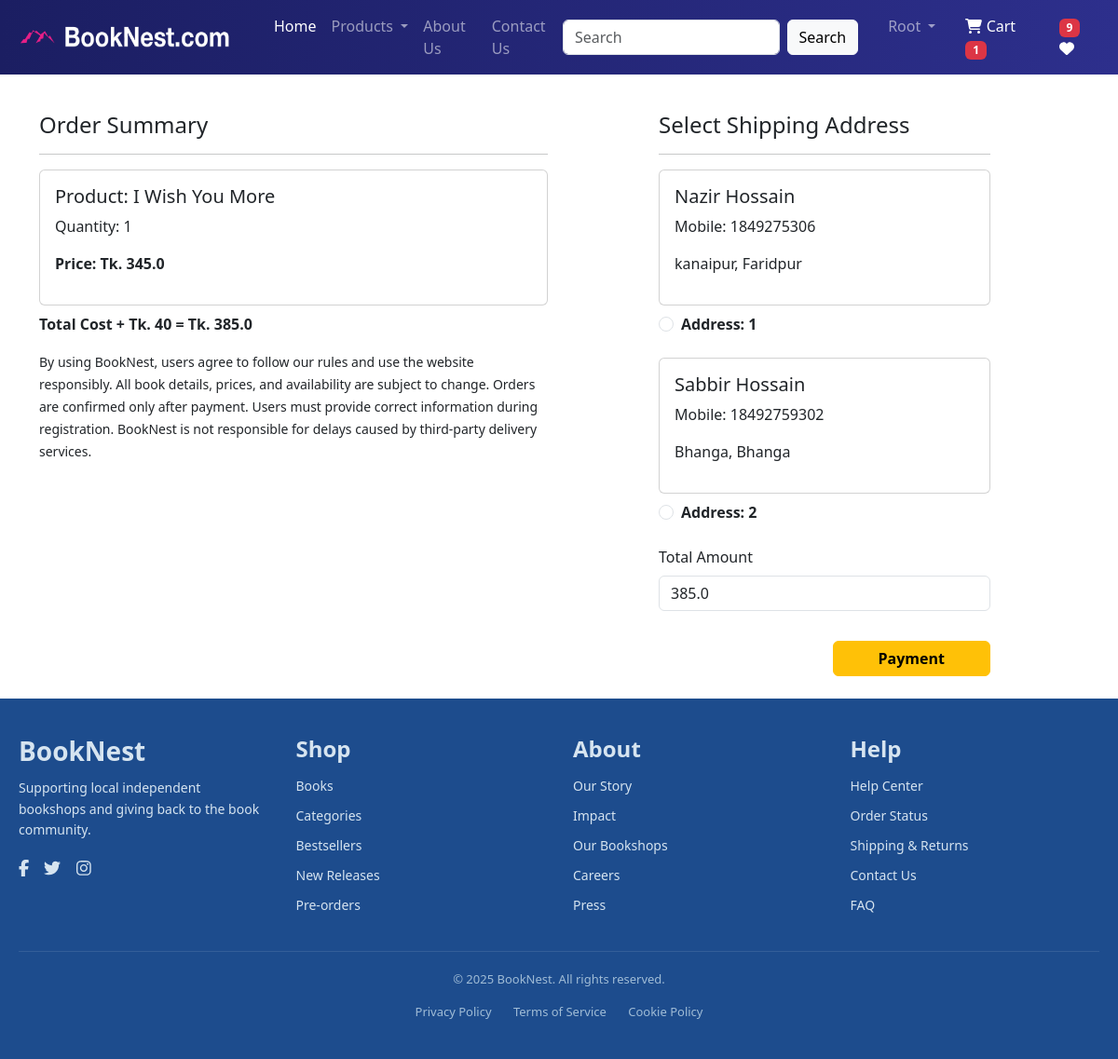
/checkout/ (signed in), run on an earlier commit of the app's database.
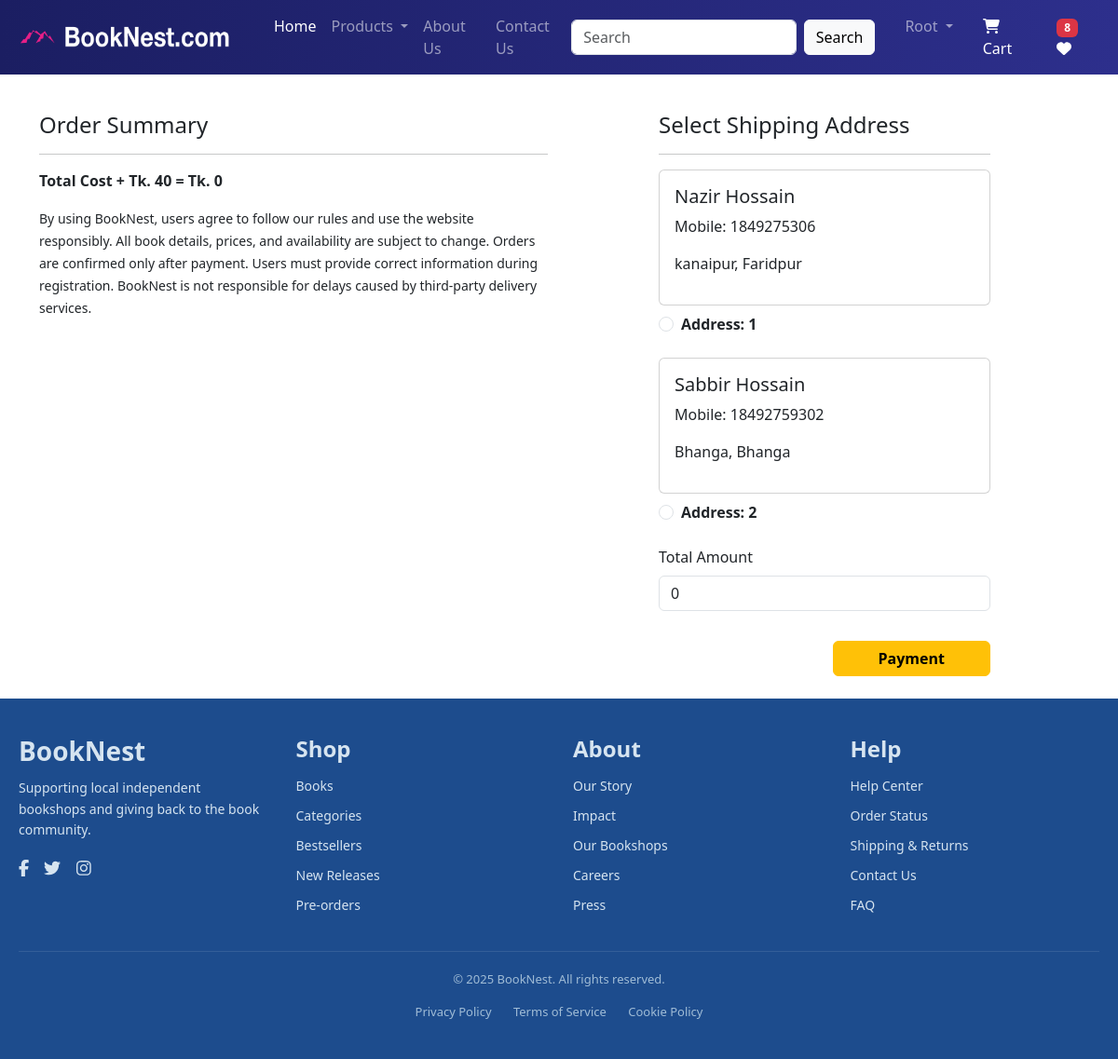
And on a later commit of the database.
### app/models.py (models this page shows, shortened)
class Cart(models.Model):
   user = models.ForeignKey(User, on_delete=models.CASCADE)
   product=models.ForeignKey(Product, on_delete=models.CASCADE)
   quantity=models.PositiveIntegerField(default=1)

class Product(models.Model):
    title = models.CharField(max_length=100)
    selling_price = models.FloatField()
    discounted_price = models.FloatField()
    description = models.TextField()
    composition = models.TextField(default="")
    author = models.CharField(max_length=100, blank=True, null=True)
    prodapp = models.TextField(default="")
    category = models.CharField(choices=CATEGORY_CHOICES, max_length=2)
    product_image = models.ImageField(upload_to='product/')
    format = models.CharField(max_length=50, default='Hardcover')
    pages = models.IntegerField(default=100)
    dimensions = models.CharField(max_length=100, default='6.25 × 9.25 inches')
    publication_date = models.DateField(null=True, blank=True)
    isbn = models.CharField(max_length=20, default='000-0000000000')
    language = models.CharField(max_length=50, default='English')

class Customer(models.Model):
    user = models.ForeignKey(User, on_delete=models.CASCADE)
    name = models.CharField(max_length=200)
    locality = models.CharField(max_length=200)
    city = models.CharField(max_length=200)
    mobile = models.IntegerField(default=0)
    zipcode = models.IntegerField()
    state = models.CharField(choices=STATE_CHOICES, max_length=100)

### app/views.py (the view)
# urls.py: path('checkout/', views.checkout.as_view(),name = "checkout" ),
@method_decorator(login_required,name='dispatch')
class checkout(View):
    def get(self, request):
        totalitem = 0
        wishlist=0
        if request.user.is_authenticated:
            totalitem = len(Cart.objects.filter(user=request.user))
            wishitem = len(Wishlist.objects.filter(user=request.user))
        user = request.user
        add = Customer.objects.filter(user=user)
        cart_items = Cart.objects.filter(user=user)
        famount = 0
        for p in cart_items:
            value = p.quantity * p.product.discounted_price
            famount += value
        totalamount = famount + 40 if cart_items.exists() else 0
        return render(request, 'app/checkout.html', locals())

### app/templates/app/checkout.html (shortened to what this page needs)
{% extends 'app/base.html' %}
{% load static %}
{% block main-content %}
<div class="container">
  <div class="row mt-5">
    <div class="col-sm-6">
      <h4>Order Summary</h4>
      <hr>
      {% for item in cart_items %}
        <div class="card mb-2">
          <div class="card-body">
            <h5>Product: {{ item.product.title }}</h5>
            <p>Quantity: {{ item.quantity }}</p>
            <p class="fw-bold">Price: Tk. {{ item.product.discounted_price }}</p>
          </div>
        </div>
      {% endfor %}
      <p class="fw-bold">Total Cost + Tk. 40 = Tk. {{ totalamount }}</p>
      <small>
        By using BookNest, users agree to follow our rules and use the website responsibly.
        All book details, prices, and availability are subject to change. Orders are confirmed
        only after payment. Users must provide correct information during registration. BookNest
        is not responsible for delays caused by third-party delivery services.
      </small>
    </div>
    <div class="col-sm-4 offset-sm-1">
      <h4>Select Shipping Address</h4>
      <hr>
      <form method="post" id="myform">
        {% for ad in add %}
          <div class="card mb-2">
            <div class="card-body">
              <h5>{{ ad.name }}</h5>
              <p>Mobile: {{ ad.mobile }}</p>
              <p>{{ ad.locality }}, {{ ad.city }}</p>
            </div>
          </div>
          <div class="form-check mt-2 mb-4">
            <input class="form-check-input" type="radio" name="custid" id="custadd{{ forloop.counter }}" value="{{ ad.id }}">
            <label class="form-check-label fw-bold" for="custadd{{ forloop.counter }}">
              Address: {{ forloop.counter }}
            </label>
          </div>
        {% endfor %}
        <div class="mb-3">
          <label for="totamount" class="form-label">Total Amount</label>
          <input type="number" class="form-control" name="totamount" value="{{ totalamount }}" readonly>
        </div>
        <div class="text-end">
          <button type="submit" class="btn btn-warning mt-3 px-5 fw-bold">Payment</button>
        </div>
      </form>
    </div>
  </div>
</div>
<br>
{% endblock main-content %}

### app/templates/app/base.html (shortened to what the changed rows need)
<!DOCTYPE html>
{% load static %}
<html lang="en">
<head>
    <link href="https://cdn.jsdelivr.net/npm/bootstrap@5.3.5/dist/css/bootstrap.min.css" rel="stylesheet">
    <link rel="stylesheet" href="{% static 'app/css/owl.carousel.min.css' %}">
    <link rel="stylesheet" href="{% static 'app/css/all.min.css' %}">
    <link rel="stylesheet" href="{% static 'app/css/style.css' %}">
</head>
<body>
  <nav class="navbar navbar-expand-lg navbar-dark navbar-gradient fixed-top">
        <div class="container-fluid">
           <div class="collapse navbar-collapse" id="navbarSupportedContent">
            <ul class="navbar-nav mb-2 mb-lg-0 ms-3">
              {% if request.user.is_authenticated %}
              <li class="nav-item mx-2">
                <a href="{% url 'showcart' %}" class="nav-link text-white position-relative">
                  <i class="fa fa-shopping-cart"></i> Cart
                  {% if totalitem > 0 %}
                      <span class="badge bg-danger">
                          {{ totalitem }}
                      </span>
                  {% endif %}
              </a>
              </li>
              <li class="nav-item mx-2">
                <a href="#" class="nav-link text-white">
                    <span class="badge bg-danger">
                        {% if wishitem > 0 %} {{ wishitem }} {% endif %}
                    </span>
                    <i class="fa fa-heart"></i>
                </a>
            </li>
              {% endif %}
            </ul>
          </div>
        </div>
    </nav>
<br><br><br>
    {% block main-content %}{% endblock main-content %}
</body>
</html>

What changed in the data, as far as the page shows it:
removed Cart: product "I Wish You More", quantity "1", product.discounted_price "345.0"
Also different on the page:
{{ wishitem }}: "9" → "8"
{{ totalamount }}: "385.0" → "0"
form field totamount: "385.0" → "0"
{{ totalitem }}: "1" → (not shown)
